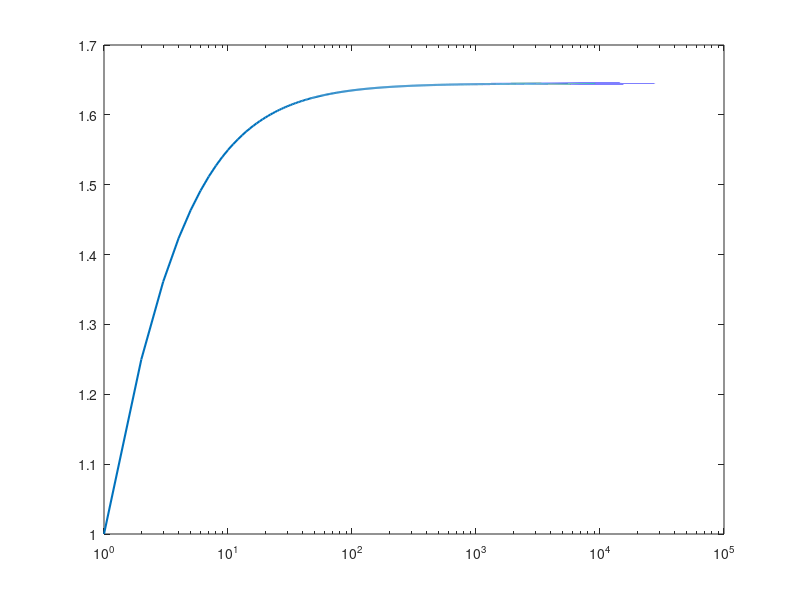

Write the MATLAB code that produced this figure. (Note: this script raises an error after producing the figure.)
% --- Partial sums of the Basel series -----------------------
N = 100000;
n = 1:N;
partial = cumsum(1 ./ n.^2);
target  = pi^2 / 6;
printf('sum of 1/n^2 (N=%d): %.10f\n', N, partial(end));
printf('pi^2/6            : %.10f\n', target);
printf('remaining gap ~1/N: %.2e\n', target - partial(end));

% --- Visualize convergence ----------------------------------
semilogx(n, partial, 'linewidth', 1.5); hold on;
yline(target, '--');
xlabel('terms'); ylabel('partial sum');
title('Basel problem: crawling toward \pi^2/6');

% --- Euler product over primes vs the zeta sum, s = 2 --------
p = primes(2000);
euler_product = prod(1 ./ (1 - p.^(-2)));
printf('Euler product : %.10f\n', euler_product);
printf('zeta(2)       : %.10f\n', target);
% Two utterly different computations, one number.
